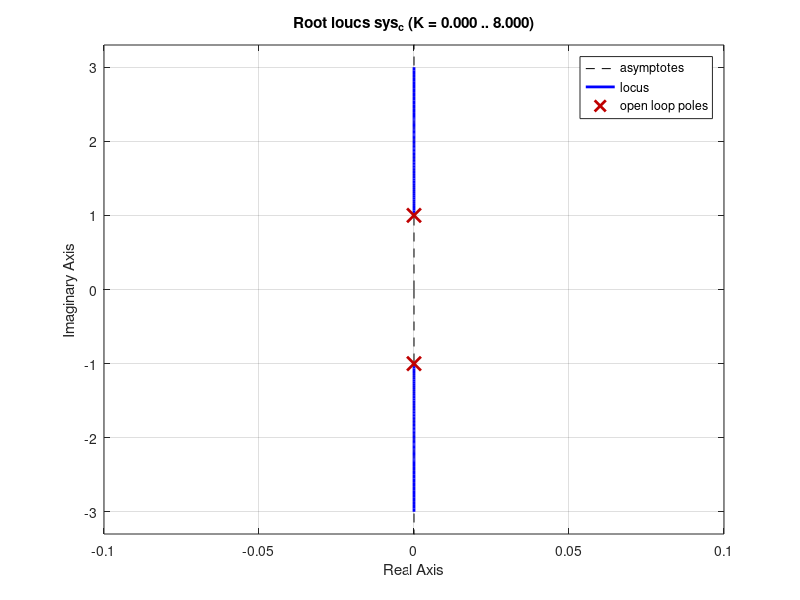

Here is the MATLAB script that generated this plot: (Note: this script raises an error after producing the figure.)
%----------------------------------------------------------%
%--------------Part a------------------------------------%
sys_a = tf([1, 0, 1], [1, 0, -1]);
rlocus(sys_a)

%----------------------------------------------------------%
%--------------Part b------------------------------------%
sys_b = tf([1, 0, 0, 0, 0], [1, 0, 0, 0, 1]);
rlocus(sys_b)

%----------------------------------------------------------%
%--------------Part c------------------------------------%
sys_c = tf(1, [1 0 1]);
rlocus(sys_c)

%----------------------------------------------------------%
%--------------Part d------------------------------------%
syms s
num_1(s) = (s^2-1)*(s^2-4)*(s^2-9);
num_2(s) = num_1(1i*s);
num_d = num_2(s-3);
den_d = 1;
sys_d = tf(sym2poly(num_d), den_d);
rlocus(sys_d)
